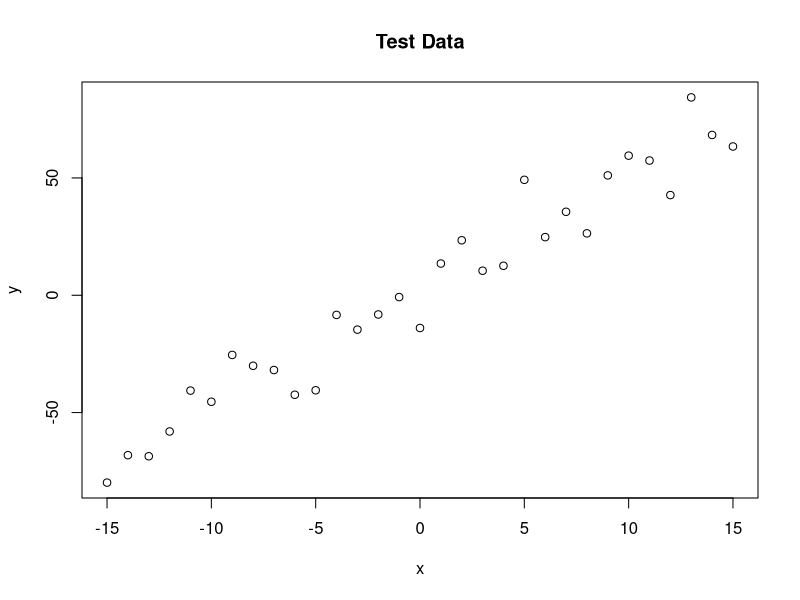

Source code (R): (Note: this script raises an error after producing the figure.)
# Creating test data
trueA <- 5
trueB <- 0
trueSd <- 10
# model: y = A * x + B + error
# where error ~ N(0, sd ^ 2)
sampleSize <- 31

# create independent x-values 
x <- (-(sampleSize - 1) / 2): ((sampleSize - 1) / 2)
# create dependent values according to ax + b + N(0, sd ^ 2)
y <-  trueA * x + trueB + rnorm(n = sampleSize, mean = 0, sd = trueSd)

plot(x, y, main = "Test Data")

# Example: plot the likelihood profile of the slope a
slopevalues <- function(x) { return (likelihood(c(x, trueB, trueSd)))}
slopelikelihoods <- lapply(seq(3, 7, by = .05), slopevalues)
# calculate likelihoods at a sequence of points
plot(seq(3, 7, by = .05), slopelikelihoods, type = "l", xlab = "values of slope parameter a", ylab = "Log likelihood")

######################################################################
startvalue <- c(4,0,10)
chain <- run_metropolis_MCMC(startvalue, 10000)
# run Metropolis_MCMC for 10000 iterations

burnIn <- 5000
acceptance <- 1 - mean(duplicated(chain[-(1: burnIn), ]))
# remove the first 5000 iterations

summaryGraphing(chain, burnIn, c(trueA, trueB, trueSd))
# for comparison:
summary(lm(y~x))
# compared with the result of linear model
